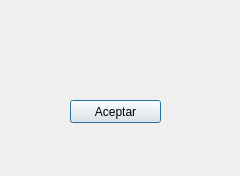
<?xml version="1.0" encoding="UTF-8"?>
<ui version="4.0">
 <class>Dialog</class>
 <widget class="QDialog" name="Dialog">
  <property name="geometry">
   <rect>
    <x>0</x>
    <y>0</y>
    <width>240</width>
    <height>176</height>
   </rect>
  </property>
  <property name="windowTitle">
   <string>Aviso</string>
  </property>
  <widget class="QLabel" name="label">
   <property name="geometry">
    <rect>
     <x>30</x>
     <y>20</y>
     <width>181</width>
     <height>71</height>
    </rect>
   </property>
   <property name="text">
    <string/>
   </property>
   <property name="scaledContents">
    <bool>false</bool>
   </property>
   <property name="wordWrap">
    <bool>true</bool>
   </property>
  </widget>
  <widget class="QPushButton" name="dialogBtn">
   <property name="geometry">
    <rect>
     <x>70</x>
     <y>100</y>
     <width>91</width>
     <height>23</height>
    </rect>
   </property>
   <property name="text">
    <string>Aceptar</string>
   </property>
  </widget>
 </widget>
 <resources/>
 <connections/>
</ui>
